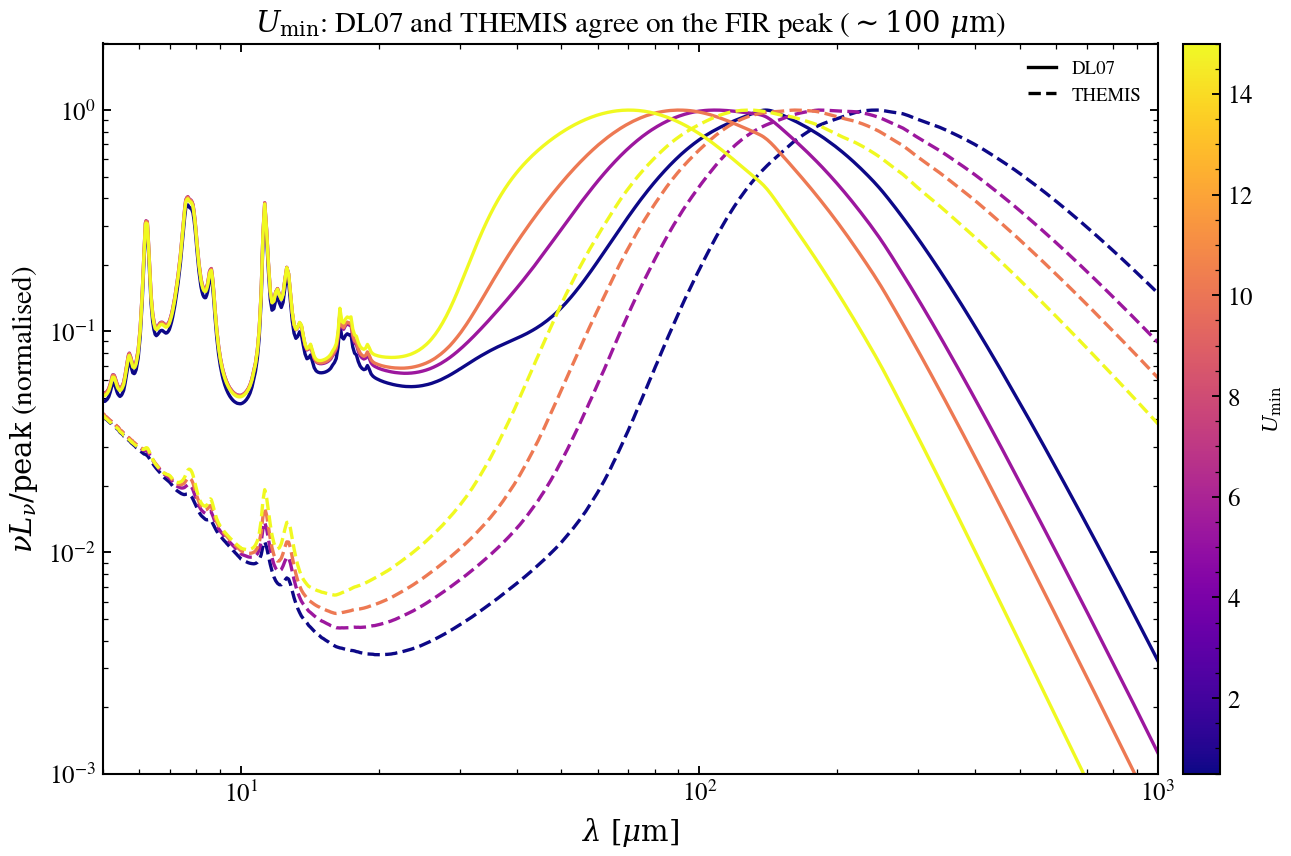

Write the Python code that produced this figure.
r"""
U_min: DL07 and THEMIS agree on the FIR peak
==============================================

Minimum radiation field intensity :math:`U_{\min}` controls diffuse dust
heating. Higher :math:`U_{\min}` implies hotter dust and an FIR peak
shifted blueward. This figure builds two `SEDModel`s — one with the
Draine & Li 2007 dust-emission backend, one with THEMIS (Jones et al.
2017) — and overlays their rest-frame predictions at matched
:math:`U_{\min}` values to show the two libraries agree on the peak
location (~100 μm).
"""

import warnings

import jax
import matplotlib.pyplot as plt
import numpy as np

import tengri
from tengri.analysis.plotting import setup_style

setup_style()
warnings.filterwarnings("ignore", message=".*BakedInBackend.*")
warnings.filterwarnings("ignore", message=".*deprecated.*")

C_AA_PER_S = 2.998e18

u_min_values = [0.5, 2.0, 5.0, 15.0]


def build_model(emission_type: str) -> tengri.SEDModel:
    """Build a stellar+dust model whose dust-emission backend is selectable."""
    return tengri.SEDModel.build(
        ssp_data=tengri.load_ssp(),
        sfh={"type": "dpl", "*": tengri.FIXED, "log_peak_sfr": 1.0,
             "tau_gyr": 1.0, "alpha": 2.0, "beta": 2.5},
        dust={
            "type": "two_component",
            "*": tengri.FIXED,
            "tau_diff": 1.0,
            "tau_bc": 0.5,
            "emission": {
                "type": emission_type,
                "*": tengri.FIXED,
                "umin": tengri.Uniform(0.1, 30.0),
            },
        },
        redshift=tengri.Fixed(0.0),
    )


model_dl07 = build_model("draine_li2007")
model_themis = build_model("themis")

baseline_dl07 = dict(model_dl07.spec.sample(jax.random.PRNGKey(0)))
baseline_themis = dict(model_themis.spec.sample(jax.random.PRNGKey(0)))


def nu_l_nu(model: tengri.SEDModel, baseline: dict, u_min: float):
    params = {**baseline, "dust_umin": float(u_min)}
    pred = model.predict_rest_sed(params)
    wave = np.asarray(pred.wavelength)
    sed = np.asarray(pred.sed)
    return wave, (C_AA_PER_S / wave) * sed


fig, ax = plt.subplots(figsize=(9.5, 6.0))
cmap = plt.get_cmap("plasma")

for k, u_min in enumerate(u_min_values):
    color = cmap(k / max(1, len(u_min_values) - 1))

    # DL07 (solid)
    wave_dl07_aa, nl_dl07 = nu_l_nu(model_dl07, baseline_dl07, u_min)
    wave_dl07_um = wave_dl07_aa * 1.0e-4
    fir_mask = wave_dl07_um > 5.0
    ax.plot(
        wave_dl07_um,
        nl_dl07 / np.max(nl_dl07[fir_mask]),
        color=color, lw=1.6, linestyle="-",
    )

    # THEMIS (dashed)
    wave_th_aa, nl_th = nu_l_nu(model_themis, baseline_themis, u_min)
    wave_th_um = wave_th_aa * 1.0e-4
    fir_mask = wave_th_um > 5.0
    ax.plot(
        wave_th_um,
        nl_th / np.max(nl_th[fir_mask]),
        color=color, lw=1.6, linestyle="--",
    )

# Linestyle legend (DL07 vs THEMIS)
from matplotlib.lines import Line2D
ls_legend = [
    Line2D([0], [0], color="k", linestyle="-", lw=1.6, label="DL07"),
    Line2D([0], [0], color="k", linestyle="--", lw=1.6, label="THEMIS"),
]
ax.legend(handles=ls_legend, loc="upper right", frameon=False, fontsize=9)

# U_min colorbar
norm = plt.Normalize(vmin=u_min_values[0], vmax=u_min_values[-1])
sm = plt.cm.ScalarMappable(cmap=cmap, norm=norm)
sm.set_array([])
cbar = fig.colorbar(sm, ax=ax, pad=0.02)
cbar.set_label(r"$U_{\rm min}$", fontsize=10)

ax.set(
    xscale="log",
    yscale="log",
    xlabel=r"$\lambda\ [\mu\mathrm{m}]$",
    ylabel=r"$\nu L_\nu / \mathrm{peak}$ (normalised)",
    xlim=(5.0, 1.0e3),
    ylim=(1e-3, 2.0),
    title=r"$U_{\rm min}$: DL07 and THEMIS agree on the FIR peak ($\sim 100\ \mu\mathrm{m}$)",
)

fig.tight_layout()
plt.savefig("plot_umin_sweep.png", dpi=150, bbox_inches="tight")
